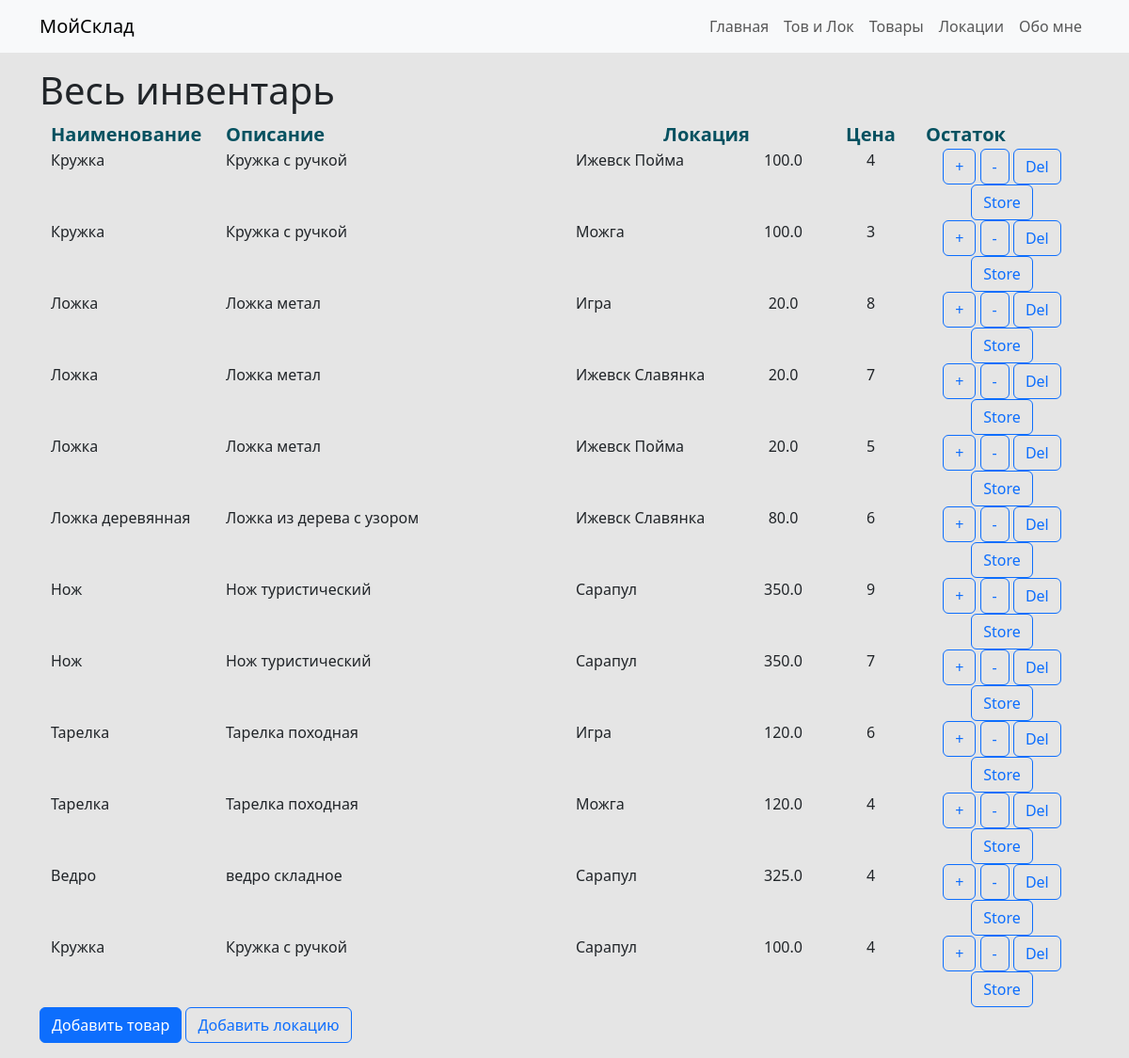
Screenshot of /all with the database file from the repository.
### model.py (models this page shows)
class Base(DeclarativeBase):
    pass

class Inventory(Base):
    __tablename__ = 'inventory'
    id: Mapped[int] = mapped_column(primary_key=True, nullable=False, unique=True, autoincrement=True)
    product_id: Mapped[int] = mapped_column(ForeignKey('products.id'))
    location_id: Mapped[int] = mapped_column(ForeignKey('locations.id'))
    quantity: Mapped[int]

class Products(Base):
    __tablename__ = 'products'
    id: Mapped[int] = mapped_column(primary_key=True, nullable=False, unique=True, autoincrement=True)
    name: Mapped[str]
    description: Mapped[str]
    price: Mapped[float]

class Locations(Base):
    __tablename__ = 'locations'
    id: Mapped[int] = mapped_column(primary_key=True, nullable=False, unique=True, autoincrement=True)
    name: Mapped[str]

### main.py (the view)
@app.route('/all')
def getall():
    allprods = db.session.execute(db.select(Inventory, Products, Locations).join(Products).join(Locations))
    return render_template('all.html', stuff = allprods)

### templates/all.html (shortened to what this page needs)
{% extends 'base.html' %}
{% block content %}
<h1>Весь инвентарь</h1>
<div class="container text-center">
    <div class="row .bg-info-subtle text-info-emphasis fs-5 fw-semibold">
        <div class="col-2 text-start">
            Наименование
        </div>
        <div class="col-5 text-start">
            Описание
        </div>
        <div class="col-2 text-start">
            Локация
        </div>
        <div class="col-1">
            Цена
        </div>
        <div class="col-1">
            Остаток
        </div>
        <div class="col-1">
        </div>
    </div>
    {% for thing in stuff %}
        <div class="row">
            <div class="col-2 text-start">
                {{ thing.Products.name }}
            </div>
            <div class="col-4 text-start" >
                {{ thing.Products.description }}
            </div>
            <div class="col-2 text-start">
                {{ thing.Locations.name }}
            </div>
            <div class="col-1">
                {{ thing.Products.price }}
            </div>
            <div class="col-1">
                {{ thing.Inventory.quantity }}
            </div>
            <div class="col-2">
                <a class="btn btn-outline-primary" href="/additem/{{ thing.Inventory.id }}">+</a>
                <a class="btn btn-outline-primary" href="/delitem/{{ thing.Inventory.id }}">-</a>
                <a class="btn btn-outline-primary" href="/removefromstore/{{ thing.Inventory.id }}">Del</a>
                <a class="btn btn-outline-primary" href="/getfreelocations/{{ thing.Products.id }}">Store</a>
            </div>
        </div>
    {% endfor %}
</div>
<button type="button" class="btn btn-primary" data-bs-toggle="modal" data-bs-target="#ModalProduct">
    Добавить товар
</button>
<a class="btn btn-outline-primary" data-bs-toggle="modal" data-bs-target="#ModalLocation">Добавить локацию</a>
{% endblock %}

### static/custom.css (style rules this page uses)
body { background-color: #e5e5e5; }

### rows the page displays
Inventory: Products.name "Кружка", Products.description "Кружка с ручкой", Locations.name "Ижевск Пойма", Products.price "100.0", Inventory.quantity "4"
Inventory: Products.name "Кружка", Products.description "Кружка с ручкой", Locations.name "Можга", Products.price "100.0", Inventory.quantity "3"
Inventory: Products.name "Ложка", Products.description "Ложка метал", Locations.name "Игра", Products.price "20.0", Inventory.quantity "8"
Inventory: Products.name "Ложка", Products.description "Ложка метал", Locations.name "Ижевск Славянка", Products.price "20.0", Inventory.quantity "7"
Inventory: Products.name "Ложка", Products.description "Ложка метал", Locations.name "Ижевск Пойма", Products.price "20.0", Inventory.quantity "5"
Inventory: Products.name "Ложка деревянная", Products.description "Ложка из дерева с узором", Locations.name "Ижевск Славянка", Products.price "80.0", Inventory.quantity "6"
Inventory: Products.name "Нож", Products.description "Нож туристический", Locations.name "Сарапул", Products.price "350.0", Inventory.quantity "9"
Inventory: Products.name "Нож", Products.description "Нож туристический", Locations.name "Сарапул", Products.price "350.0", Inventory.quantity "7"
Inventory: Products.name "Тарелка", Products.description "Тарелка походная", Locations.name "Игра", Products.price "120.0", Inventory.quantity "6"
Inventory: Products.name "Тарелка", Products.description "Тарелка походная", Locations.name "Можга", Products.price "120.0", Inventory.quantity "4"
Inventory: Products.name "Ведро", Products.description "ведро складное", Locations.name "Сарапул", Products.price "325.0", Inventory.quantity "4"
Inventory: Products.name "Кружка", Products.description "Кружка с ручкой", Locations.name "Сарапул", Products.price "100.0", Inventory.quantity "4"
